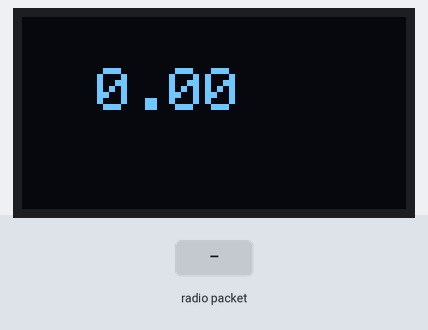
Simulated run of this sketch. Board: Arduino Uno, built with avr-gcc and run on an emulated ATmega328P. Parts: 128×64 one-colour display. The inputs (shaded band) are chosen by the test bench. No radio packets arrive unless stated; what the sketch prints to the serial monitor is not drawn.

Above: at 3.06 s.
At 3.6 s:
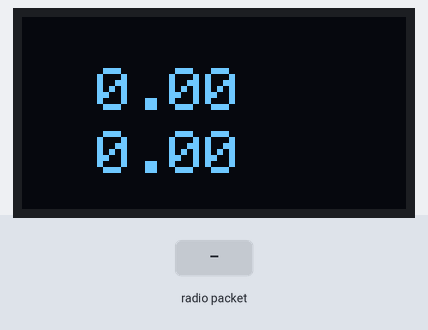
3.7 s: radio packet "5" arrives
At 5.7 s:
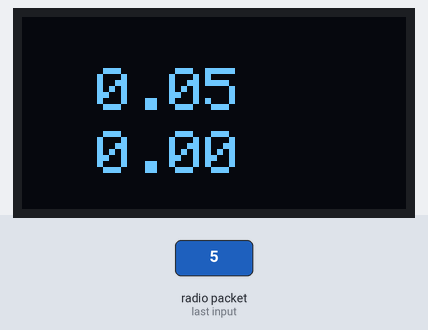
Timing chart, 0 to 7.2 s (numbered marks = the images above; inputs shaded):
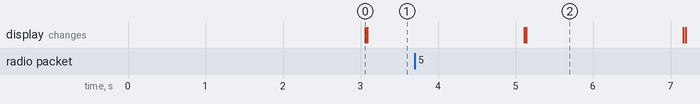

Measured:
- after the input at 3.7 s, the display: first changes after 1.4 s (image 2 shows a later state)

The sketch:

rf_dataglass_reciever.ino
```cpp
#include<VirtualWire.h>
//Libraries for OLED Display
#include<Wire.h>
#include<Adafruit_GFX.h>
#include<Adafruit_SSD1306.h>

#define SCREEN_WIDTH 128      //Number of pixels
#define SCREEN_HEIGHT 64      //Number of pixels
#define OLED_RESET 4

Adafruit_SSD1306 display(SCREEN_WIDTH, SCREEN_HEIGHT, &Wire, -1 );

char data[20];            //recieving data
float a, b;               //data to display

void setup() {
  Serial.begin(9600);

//Setting up the RF Reciever
  vw_setup(2000);
  vw_set_rx_pin(8);
  vw_rx_start();

//Setting up the Display
  if(!display.begin(SSD1306_SWITCHCAPVCC, 0x3C)) { // Address 0x3D for 128x64
    Serial.println(F("SSD1306 allocation failed"));
    for(;;);
  }
  delay(2000);
  display.clearDisplay();
  display.setTextSize(2);
  display.setTextColor(WHITE);
}

void loop() {
  uint8_t buf[VW_MAX_MESSAGE_LEN];
  uint8_t buflen = VW_MAX_MESSAGE_LEN;

  if(vw_get_message(buf, &buflen))
  {
    int i;
    for(i = 0; i < buflen; i++)
    {
      data[i] = buf[i];
    }

    float temp1 = atoi(strtok(data, ","));
    float temp2 = atoi(strtok(NULL, ","));

  //Display the recieved values
  //Serial.println(temp1);
  Serial.println(temp2);

  //Converting it to decimal form
    a = temp1 / 100.0;
    b = temp2 / 100.0;

    //Display the result value
    //Serial.println(a);
    Serial.println(b);
  }
  else
  {
    Serial.println("NO messege found");
  }
  delay(1000);

//Displaying the values on the OLED
  display.setCursor(25,17);
  display.println(a);
  display.display();
  display.setCursor(25,38);
  display.println(b);
  display.display();
  display.clearDisplay();

  delay(1000);
}
```
